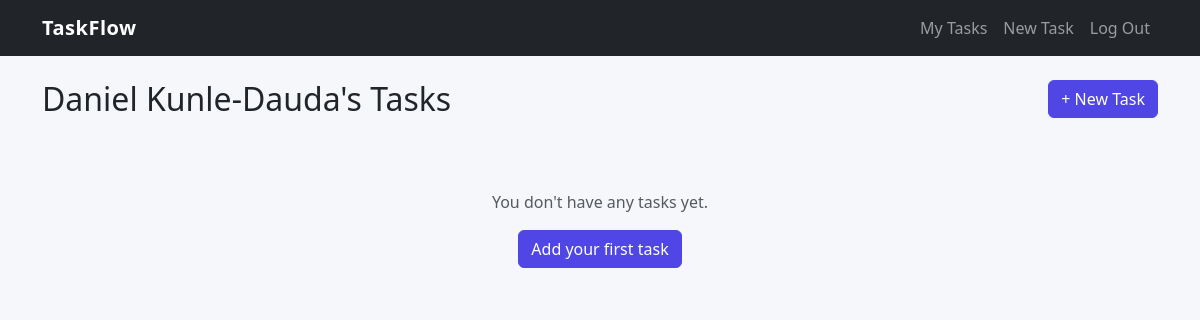
Page /tasks (signed in) on the earlier database version.
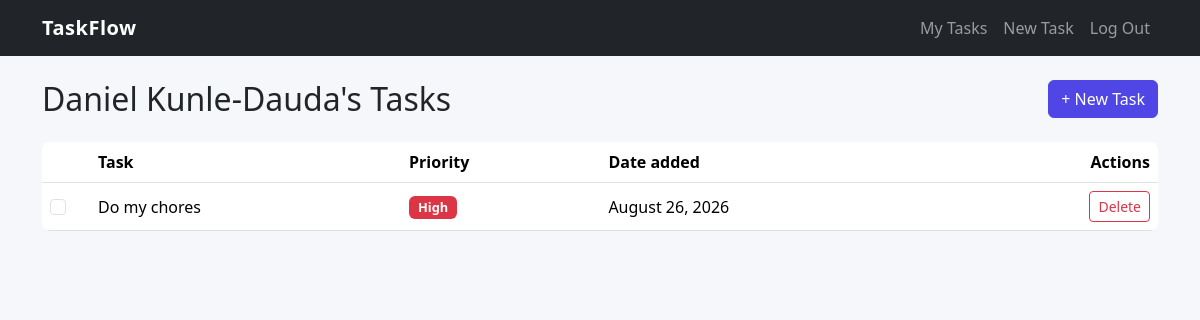
Same page on the later database version.
### main.py (models this page shows)
class User(UserMixin, db.Model):
    __tablename__ = "Users"
    id: Mapped[int] = mapped_column(Integer, primary_key=True)
    email: Mapped[str] = mapped_column(String(250), unique=True, nullable=False)
    username: Mapped[str] = mapped_column(String(250), nullable=False)
    password: Mapped[str] = mapped_column(String(250), nullable=False)
    user_task: Mapped[List["Task"]] = relationship(back_populates="task_owner")

class Task(db.Model):
    __tablename__ = "Tasks"
    id: Mapped[int] = mapped_column(Integer, primary_key=True)
    task: Mapped[str] = mapped_column(String(250), nullable=False)
    grade: Mapped[int] = mapped_column(Integer, nullable=False)
    date: Mapped[str] = mapped_column(String(250), nullable=False)
    user_id: Mapped[int] = mapped_column(ForeignKey("Users.id"))
    task_owner: Mapped["User"] = relationship(back_populates="user_task")

### main.py (the view)
@app.route("/tasks", methods=["GET"])
@login_required
def user_tasks():
    tasks = Task.query.filter_by(user_id=current_user.id).order_by(Task.id.desc()).all()
    return render_template("tasks.html", tasks=tasks)

### main.py (called while the page is built)
@login_manager.user_loader
def load_user(user_id):
    return db.session.get(User, user_id)

### templates/tasks.html (shortened to what this page needs)
{% extends "base.html" %}
{% block content %}
<div class="d-flex justify-content-between align-items-center mb-4">
    <h2 class="mb-0">{{ current_user.username }}'s Tasks</h2>
    <a href="{{ url_for('add_task') }}" class="btn btn-primary">+ New Task</a>
</div>
{% if tasks %}
    <div class="table-responsive">
        <table class="table table-hover align-middle bg-white">
            <thead>
                <tr>
                    <th style="width: 3rem;"></th>
                    <th>Task</th>
                    <th>Priority</th>
                    <th>Date added</th>
                    <th class="text-end">Actions</th>
                </tr>
            </thead>
            <tbody>
                {% for task in tasks %}
                <tr>
                    <td>
                        <input class="form-check-input task-complete-checkbox" type="checkbox"
                               data-task-id="{{ task.id }}" aria-label="Mark task done">
                    </td>
                    <td><span class="task-text">{{ task.task }}</span></td>
                    <td>
                        {% if task.grade == 1 %}
                            <span class="badge bg-danger">High</span>
                        {% elif task.grade == 2 %}
                            <span class="badge bg-warning text-dark">Moderate</span>
                        {% else %}
                            <span class="badge bg-secondary">Low</span>
                        {% endif %}
                    </td>
                    <td>{{ task.date }}</td>
                    <td class="text-end">
                        <button type="button" class="btn btn-sm btn-outline-danger"
                                data-bs-toggle="modal" data-bs-target="#deleteModal"
                                data-task-id="{{ task.id }}" data-task-name="{{ task.task }}">
                            Delete
                        </button>
                    </td>
                </tr>
                {% endfor %}
            </tbody>
        </table>
    </div>
{% else %}
    <div class="text-center py-5 text-muted">
        <p class="mb-3">You don't have any tasks yet.</p>
        <a href="{{ url_for('add_task') }}" class="btn btn-primary">Add your first task</a>
    </div>
{% endif %}
{% endblock %}

### templates/base.html (shortened to what this page needs)
<!doctype html>
<html lang="en">
<head>
    {{ bootstrap.load_css() }}
    <link rel="stylesheet" href="{{ url_for('static', filename='css/style.css') }}">
</head>
<body>
<nav class="navbar navbar-expand-lg navbar-dark bg-dark">
    <div class="container">
        <a class="navbar-brand" href="{{ url_for('home') }}">TaskFlow</a>
        <div class="collapse navbar-collapse" id="navMenu">
            <ul class="navbar-nav ms-auto">
                {% if current_user.is_authenticated %}
                    <li class="nav-item">
                        <a class="nav-link" href="{{ url_for('user_tasks') }}">My Tasks</a>
                    </li>
                    <li class="nav-item">
                        <a class="nav-link" href="{{ url_for('add_task') }}">New Task</a>
                    </li>
                    <li class="nav-item">
                        <a class="nav-link" href="{{ url_for('logout') }}">Log Out</a>
                    </li>
                {% endif %}
            </ul>
        </div>
    </div>
</nav>
<main class="container py-4">
    {% block content %}{% endblock %}
</main>
</body>
</html>

### static/css/style.css (style rules this page uses)
body { background-color: #f5f7fa; }
.navbar-brand { font-weight: 700; letter-spacing: 0.5px; }
.table { border-radius: 0.5rem; overflow: hidden; }
.badge { font-size: 0.8rem; padding: 0.4em 0.7em; }
.btn-primary { background-color: #4f46e5; border-color: #4f46e5; }
.task-text { transition: color 0.3s ease, opacity 0.3s ease; }
.task-complete-checkbox { cursor: pointer; }

Differences in the rows shown:
added Task: task "Do my chores", grade "High", date "August 26, 2026"
Other differences:
text no longer shown: "You don't have any tasks yet. Add your first task"
text now shown: "Task Priority Date added Actions"
